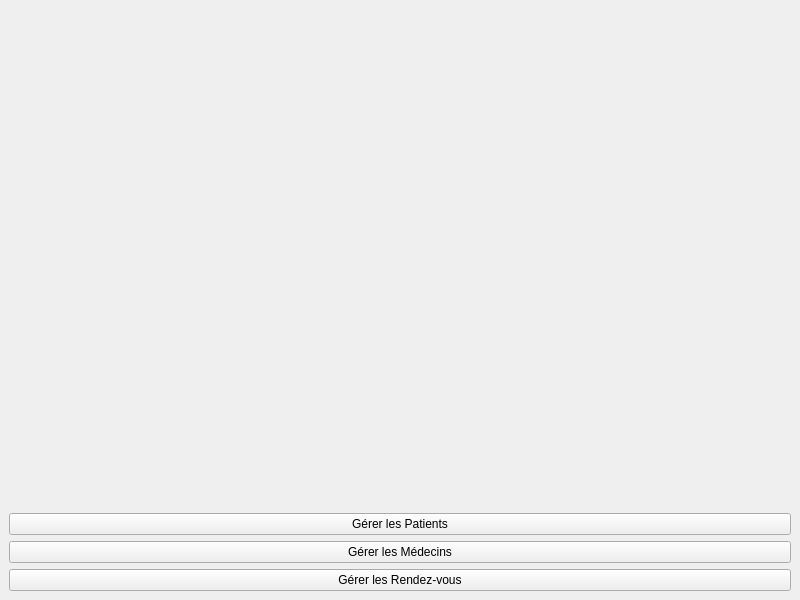
<?xml version="1.0" encoding="UTF-8"?>
<ui version="4.0">
 <class>MainWindow</class>
 <widget class="QMainWindow" name="MainWindow">
  <property name="geometry">
   <rect>
    <x>0</x>
    <y>0</y>
    <width>800</width>
    <height>600</height>
   </rect>
  </property>
  <property name="windowTitle">
   <string>Gestion Hospitalière</string>
  </property>
  <widget class="QWidget" name="centralwidget">
   <layout class="QVBoxLayout" name="verticalLayout">

    <!-- QLabel pour afficher le logo -->
    <item>
     <widget class="QLabel" name="labelLogo">
      <property name="alignment">
       <set>Qt::AlignCenter</set>
      </property>
     </widget>
    </item>

    <!-- Bouton Gérer Patients -->
    <item>
     <widget class="QPushButton" name="btnGererPatients">
      <property name="text">
       <string>Gérer les Patients</string>
      </property>
     </widget>
    </item>

    <!-- Bouton Gérer Médecins -->
    <item>
     <widget class="QPushButton" name="btnGererMedecins">
      <property name="text">
       <string>Gérer les Médecins</string>
      </property>
     </widget>
    </item>

    <!-- Bouton Gérer Rendez-vous -->
    <item>
     <widget class="QPushButton" name="btnGererRendezVous">
      <property name="text">
       <string>Gérer les Rendez-vous</string>
      </property>
     </widget>
    </item>

   </layout>
  </widget>
 </widget>
 <resources/>
 <connections/>
</ui>
